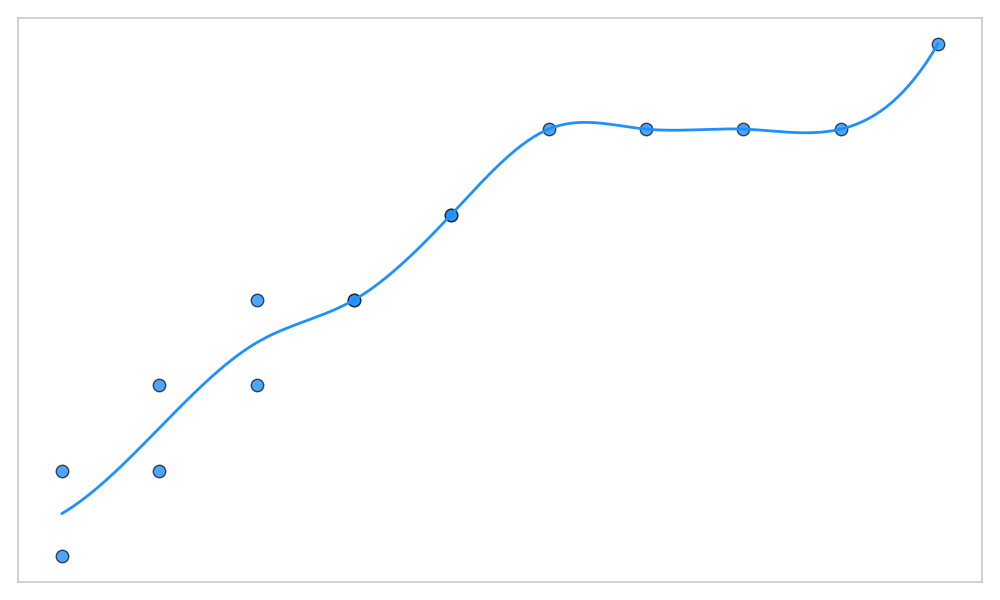

Write the Python code that produced this figure.
import numpy as np
import matplotlib.pyplot as plt
from scipy.interpolate import make_interp_spline

languages_spoken = np.array([1, 1, 2, 2, 3, 3, 4, 4, 5, 5, 6, 7, 8, 9, 10])
satisfaction_level = np.array([4, 5, 5, 6, 6, 7, 7, 7, 8, 8, 9, 9, 9, 9, 10])

unique_languages, indices = np.unique(languages_spoken, return_inverse=True)
avg_satisfaction = np.zeros_like(unique_languages, dtype=float)
for i in range(len(unique_languages)):
    avg_satisfaction[i] = satisfaction_level[indices == i].mean()

x_new = np.linspace(unique_languages.min(), unique_languages.max(), 300)
spline = make_interp_spline(unique_languages, avg_satisfaction, k=3)
y_smooth = spline(x_new)

plt.figure(figsize=(10, 6))
consistency_color = 'dodgerblue'
plt.scatter(languages_spoken, satisfaction_level, color=consistency_color, s=80, alpha=0.8, edgecolor='k')
plt.plot(x_new, y_smooth, color=consistency_color, linewidth=2)

plt.xticks([])
plt.yticks([])

plt.tight_layout()
plt.show()
